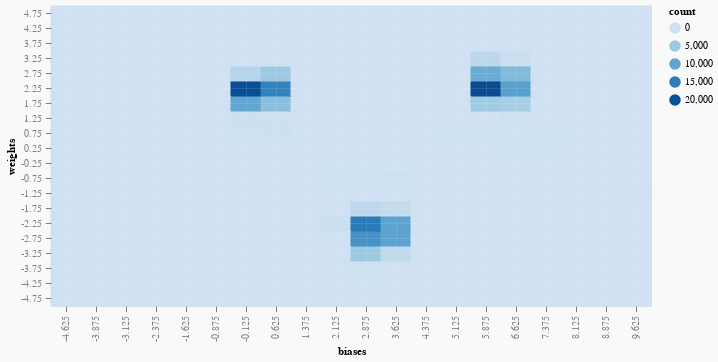

The notebook cell saved with this chart:
### Markdown cell above
Why is the inferred sigma larger than the data sigma?
The reason is easy to understand and illuminates the meaning of the `errorModel`:
What have we done so far?
We have first generated data along a line (example 1) or a sinus (example 2) and added noise around.
We have then defined distributions that are _step functions_ with noise around and assessed those.
Step functions cannot naturally fit a line or a sinus, this _error_ of the forward model will necessarily be mapped into the `sigma` parameter that is larger than anticipated.
Note that this is fundamentally different to our previous blog post where we have generated data as line with noise and then inferred lines with noise around from it - there was no difference between the data generating model and our statistical model.
Yet, in real life we usually don't know the data generating processes and errors between our statistical model and reality are to always to be expected.
The error model is thus also different from some intrinsic stochasticity that the data generating process could have but that could be perfectly well described within our framework, for example with a specific _noise model_.

As a final step, let us actually look at the posterior distribution of weights and biases that we inferred.
In other words, what distribution of step positions and amplitudes do we expect after seeing the data?
Checkout this plot:

### Code cell
ws = mconcat $ toList . weights . fst <$> predicted
bs = mconcat $ toList . biass . fst <$> predicted

hist = histo2D (-5, 20, 10) (-5, 20, 5) (zip bs ws)
cents = Vec.toList $ DH.binsCenters $ DH.bins hist
val = Vec.toList $ DH.histData hist
vlShow $
  plot
    (600, 300)
    (L [imagePlot "biases" "weights" "count"])
    ( Cols
        [ ("biases", VL.Numbers (fst <$> cents)),
          ("weights", VL.Numbers (snd <$> cents)),
          ("count", VL.Numbers val)]
    )

### Figure 1 — Vega-Lite specification as saved in the notebook (floating-point values rounded to 4 significant figures; data arrays with more than 128 entries replaced by an {"elided": "..."} marker saying what was removed)
{"$schema": "https://vega.github.io/schema/vega-lite/v3.json", "background": "#f9f9f9", "config": {"axis": {"domain": false, "grid": true, "gridColor": "#FFFFFF", "labelColor": "#7F7F7F", "labelPadding": 4, "tickColor": "#7F7F7F", "tickSize": 5.67}}, "data": {"values": {"elided": "400 records"}}, "description": "Plot", "height": 300, "layer": [{"encoding": {"fill": {"field": "count", "scale": {"scheme": {"extent": [0, 1], "name": "blues"}}, "type": "quantitative"}, "stroke": {"field": "count", "legend": {"type": "gradient"}, "scale": {"scheme": {"extent": [0, 1], "name": "blues"}}, "type": "quantitative"}, "x": {"axis": {"gridOpacity": 0.1}, "field": "biases", "type": "nominal"}, "y": {"axis": {"gridOpacity": 0.1}, "field": "weights", "sort": "descending", "type": "nominal"}}, "mark": "rect"}], "width": 600}
